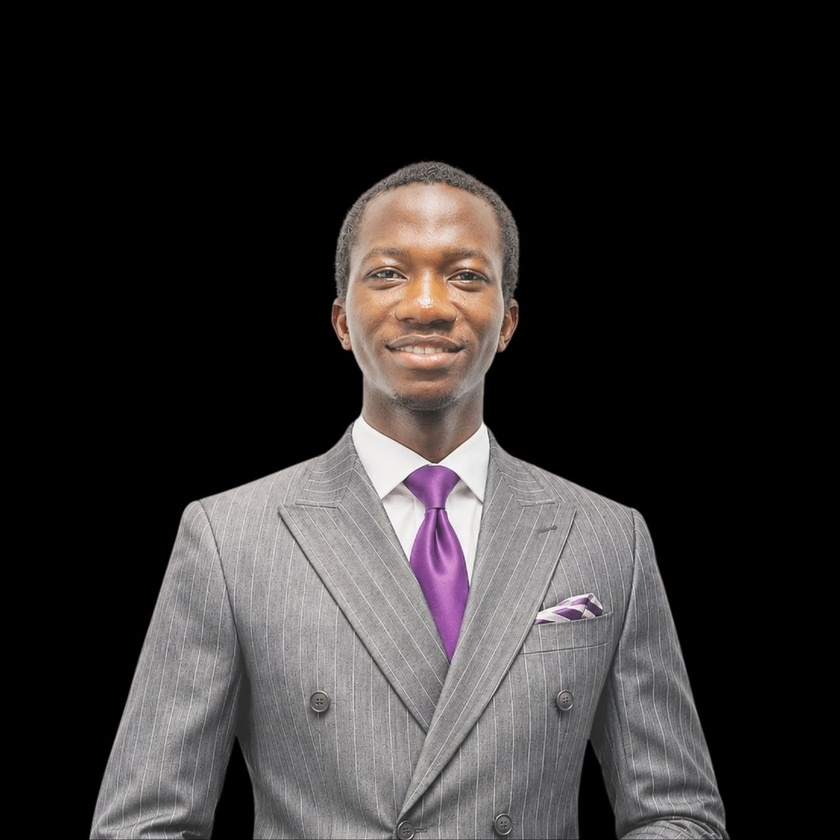
#> input picture headshot.jpg, 840 x 840 px, shrunk from 1280 x 1280 before the run, found by its file name
$ python blend_portrait.py
#> lines starting #> are read from the running program, lines starting #| are printed output that depends on the picture; after the words box and inside, x2 and y2 are one past the last pixel; in counts of white or black regions, pixels touching at a corner belong together
import numpy as np
from PIL import Image, ImageFilter
from collections import deque

img = Image.open('headshot.jpg').convert('RGB')
#> img is the input picture: PIL image 840x840 RGB; mean R, G, B 49.1, 46.3, 46.2
w, h = img.size
#> w = 840; h = 840
a = np.array(img)
b = a.max(axis=2)

# BFS floodfill from boundary
visited = np.zeros((h, w), dtype=bool)
q = deque()

# Add all 4 borders if b <= 20
for x in range(w):
    if b[0, x] <= 20: q.append((0, x)); visited[0, x] = True
    if b[h-1, x] <= 20: q.append((h-1, x)); visited[h-1, x] = True
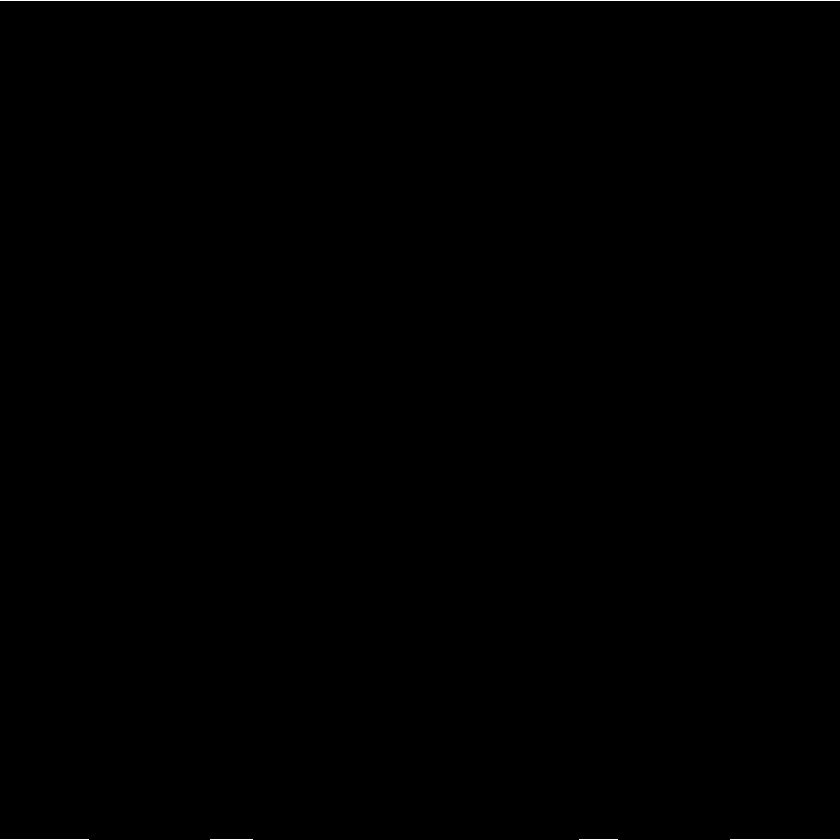
#> visited: shape (840, 840) bool; 0.16% white in thin lines or dots
for y in range(h):
    if b[y, 0] <= 20: q.append((y, 0)); visited[y, 0] = True
    if b[y, w-1] <= 20: q.append((y, w-1)); visited[y, w-1] = True
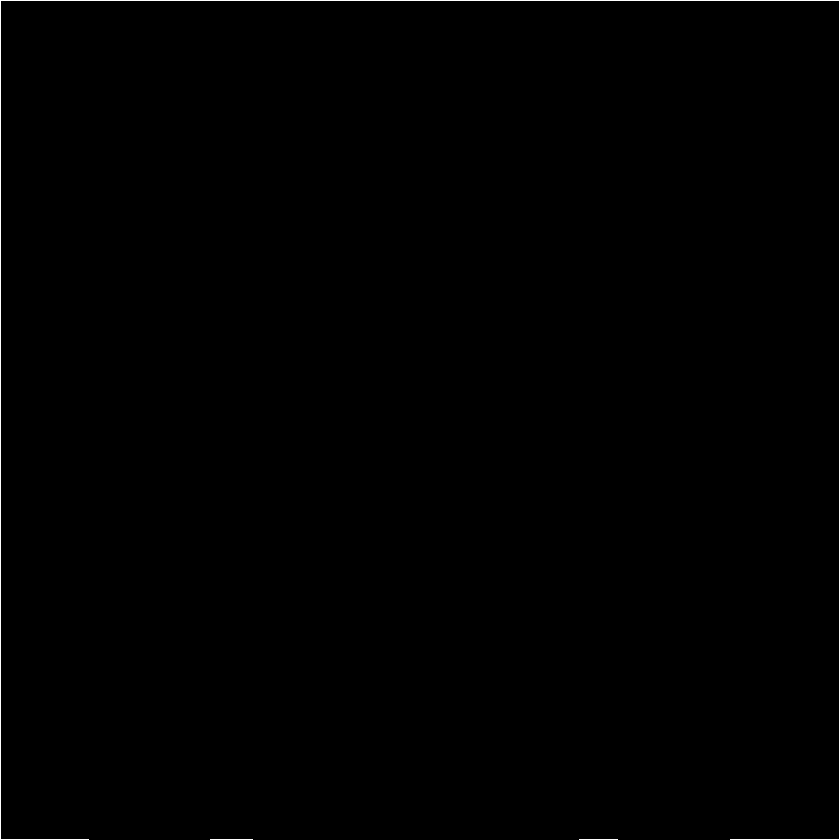
#> visited: shape (840, 840) bool; 0.4% white in thin lines or dots

while q:
    y, x = q.popleft()
    for dy, dx in [(-1,0), (1,0), (0,-1), (0,1)]:
        ny, nx = y + dy, x + dx
        if 0 <= ny < h and 0 <= nx < w and not visited[ny, nx]:
            if b[ny, nx] <= 18:
                visited[ny, nx] = True
                q.append((ny, nx))
#> this loop made 464745 passes
#> (y, x) on passes 1 to 3: (0, 0), (839, 0), (0, 1)
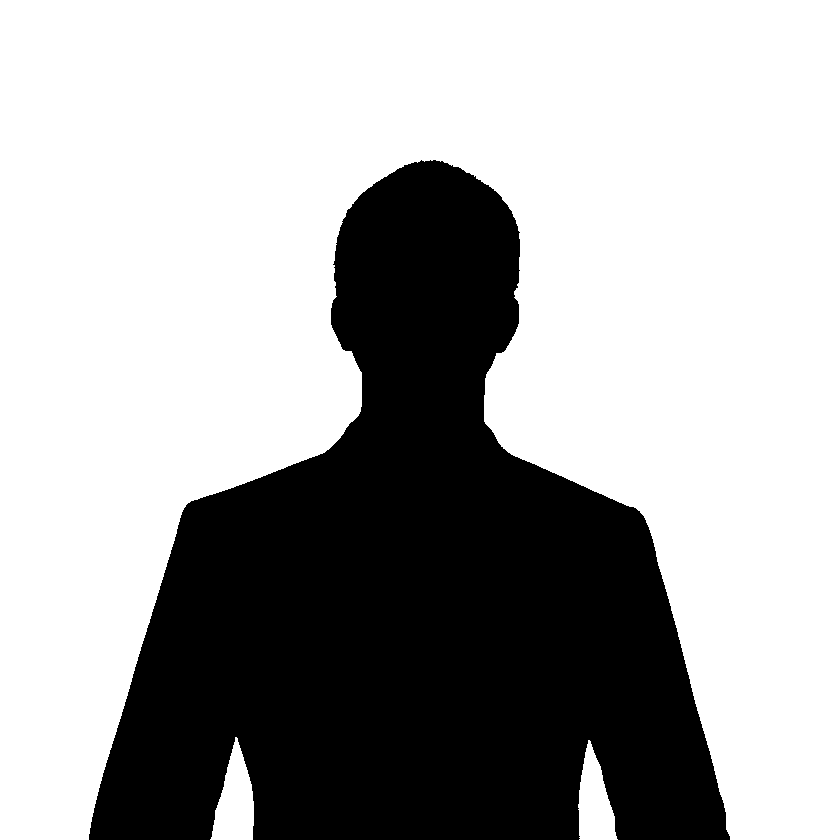
#> visited: shape (840, 840) bool; 65.9% white; 1 black region, box (x1, y1, x2, y2) and area: (89, 160, 730, 840) 240859

# Initial raw foreground alpha
raw_fg = np.where(visited, 0, 255).astype(np.uint8)
raw_alpha_img = Image.fromarray(raw_fg)

# Erode by 3 pixels to completely eliminate the dark background fringe
# MinFilter(5) contracts foreground by 2-3px
eroded_alpha = raw_alpha_img.filter(ImageFilter.MinFilter(5))
#> eroded_alpha: PIL image 840x840 L; 33.4% white; 1 white region, box (x1, y1, x2, y2) and area: (91, 163, 728, 840) 235534

# Progressive Gaussian feather: 3.5px blur for soft, photographic edge transition
smooth_alpha = eroded_alpha.filter(ImageFilter.GaussianBlur(3.5))
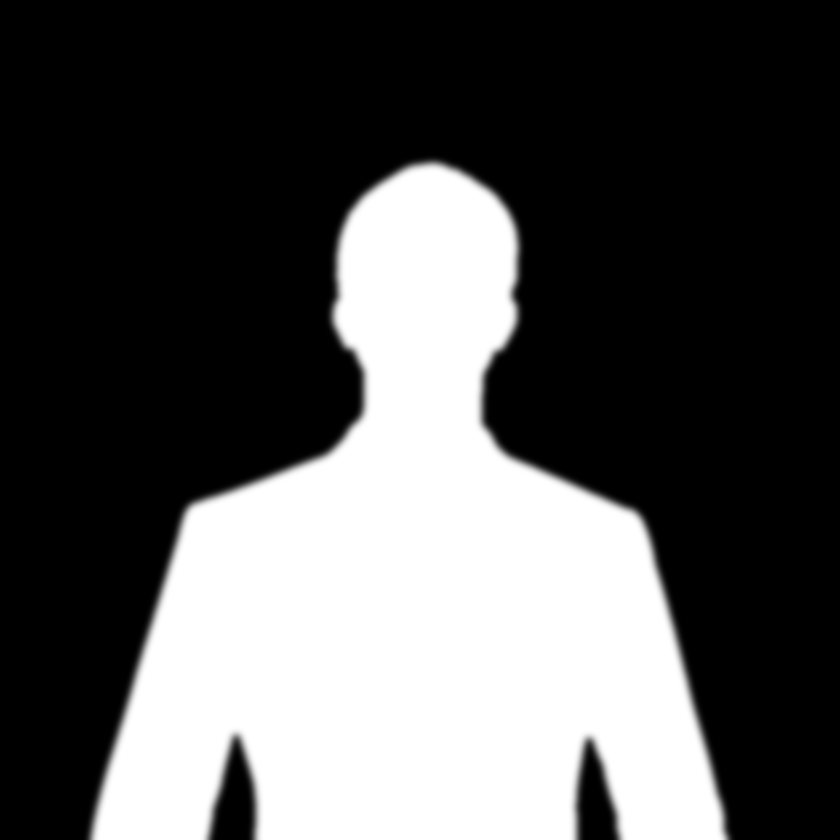
#> smooth_alpha: PIL image 840x840 L; min 0, max 255, mean 85.1

# Soft edge illumination:
# Because studio portraits on light backgrounds have gentle rim light,
# we brighten the outer perimeter of the subject slightly (ambient wrap)
alpha_np = np.array(smooth_alpha).astype(np.float32) / 255.0

# Edge zone: where alpha is between 0.05 and 0.95
edge_zone = (alpha_np > 0.02) & (alpha_np < 0.92)
#> edge_zone: shape (840, 840) bool; 3.6% white; 3 white regions, box (x1, y1, x2, y2) and area: (84, 156, 734, 840) 20487, (203, 731, 261, 840) 2550, (571, 734, 625, 840) 2478
brightened_rgb = a.astype(np.float32).copy()

# Add subtle warm studio rim wrap on the edge pixels
brightened_rgb[edge_zone] = np.clip(
    brightened_rgb[edge_zone] + (1.0 - alpha_np[edge_zone, None]) * 110,
    0, 255
)
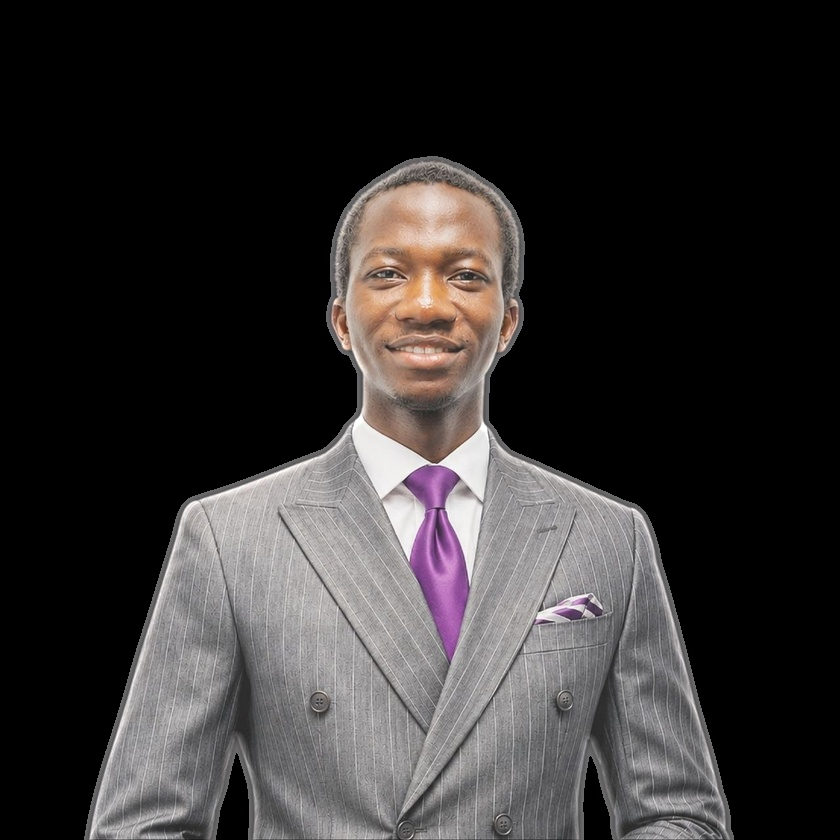
#> brightened_rgb: shape (840, 840, 3) float32; mean R, G, B 51.4, 48.6, 48.5

# Also feather the side edges gently so the shoulders/arms blend seamlessly into the sides
x_coords = np.linspace(-1, 1, w)[None, :]
side_mask = np.clip(1.0 - np.maximum(0, (np.abs(x_coords) - 0.78) / 0.2), 0, 1)
final_alpha = np.clip(alpha_np * side_mask * 255, 0, 255).astype(np.uint8)

final_rgba = np.dstack([brightened_rgb.astype(np.uint8), final_alpha])
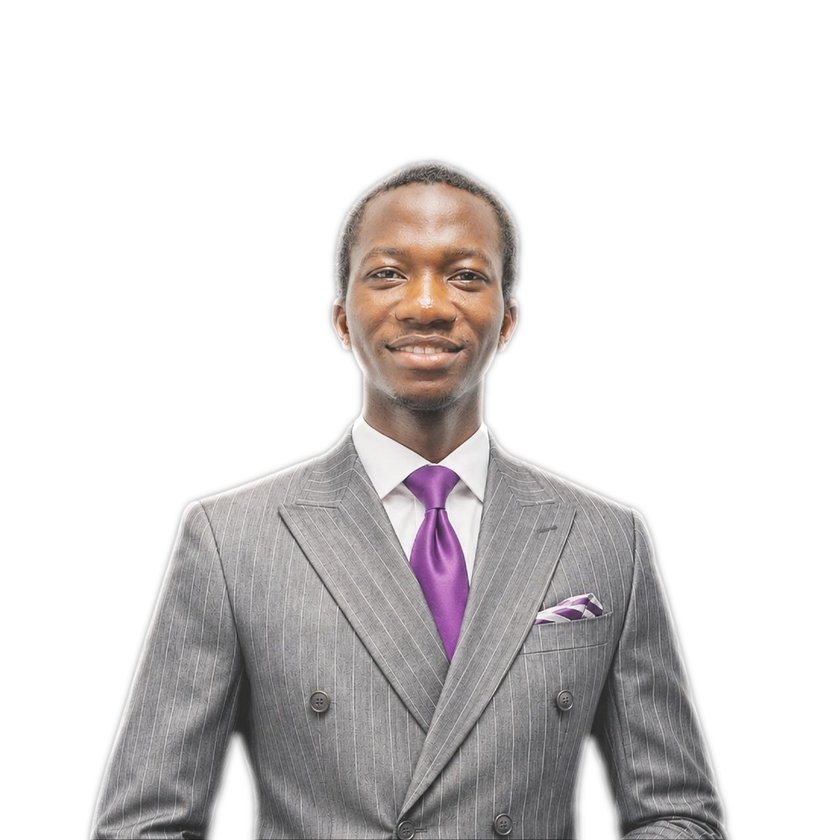
#> final_rgba: shape (840, 840, 4); mean R, G, B, A 51.4, 48.5, 48.4, 85.1; transparent parts drawn white
portrait_out = Image.fromarray(final_rgba, 'RGBA')
portrait_out.save('assets/alabi-portrait.png', optimize=True)
print('Generated perfectly blended assets/alabi-portrait.png!')

# Preview on pure white background
preview = Image.new('RGB', (w, h), (255, 255, 255))
#> preview: PIL image 840x840 RGB; every value is 255
preview.paste(portrait_out, (0, 0), portrait_out)
preview.save('test_blended_portrait.jpg', quality=95)
print('Saved test_blended_portrait.jpg!')
